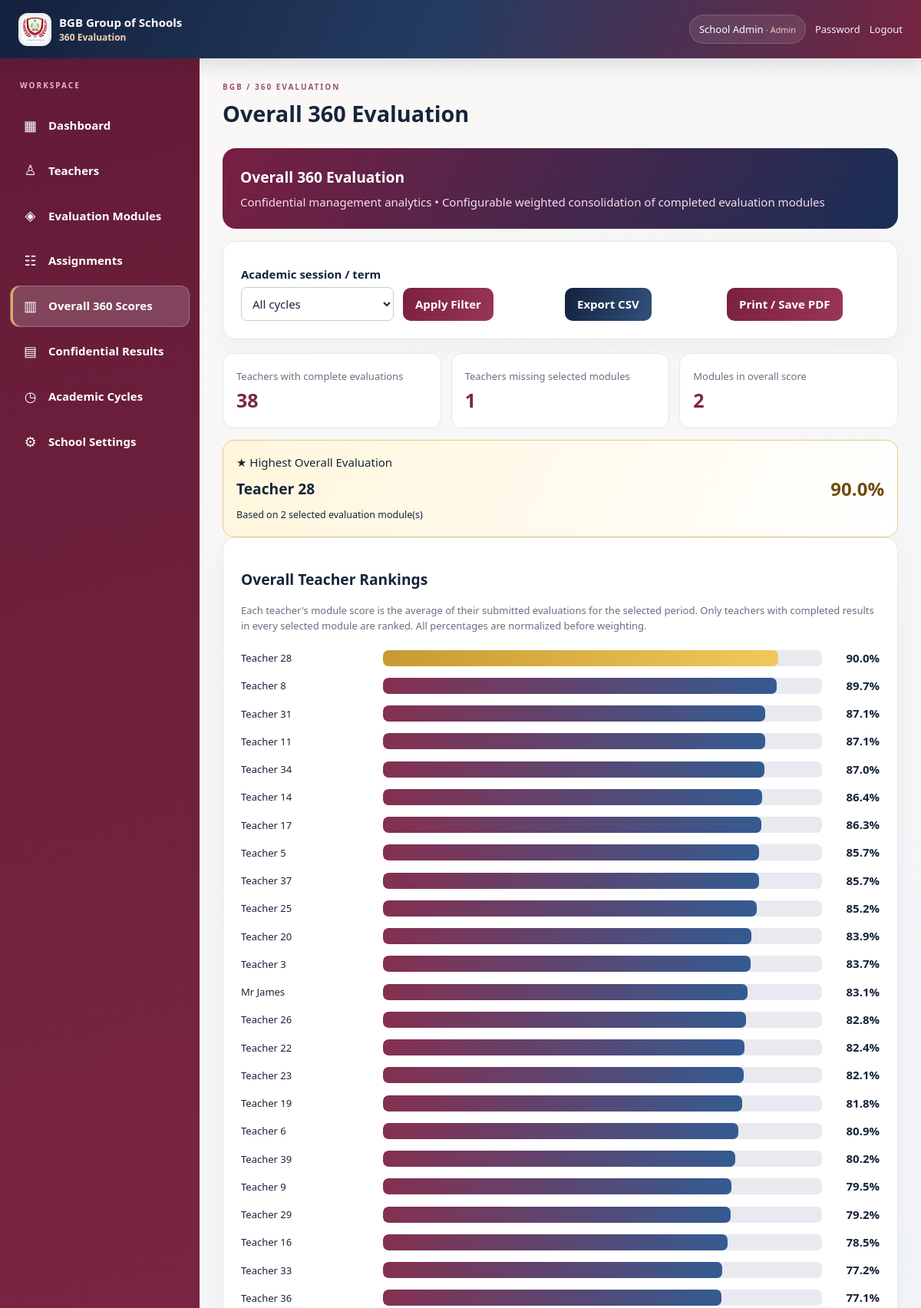
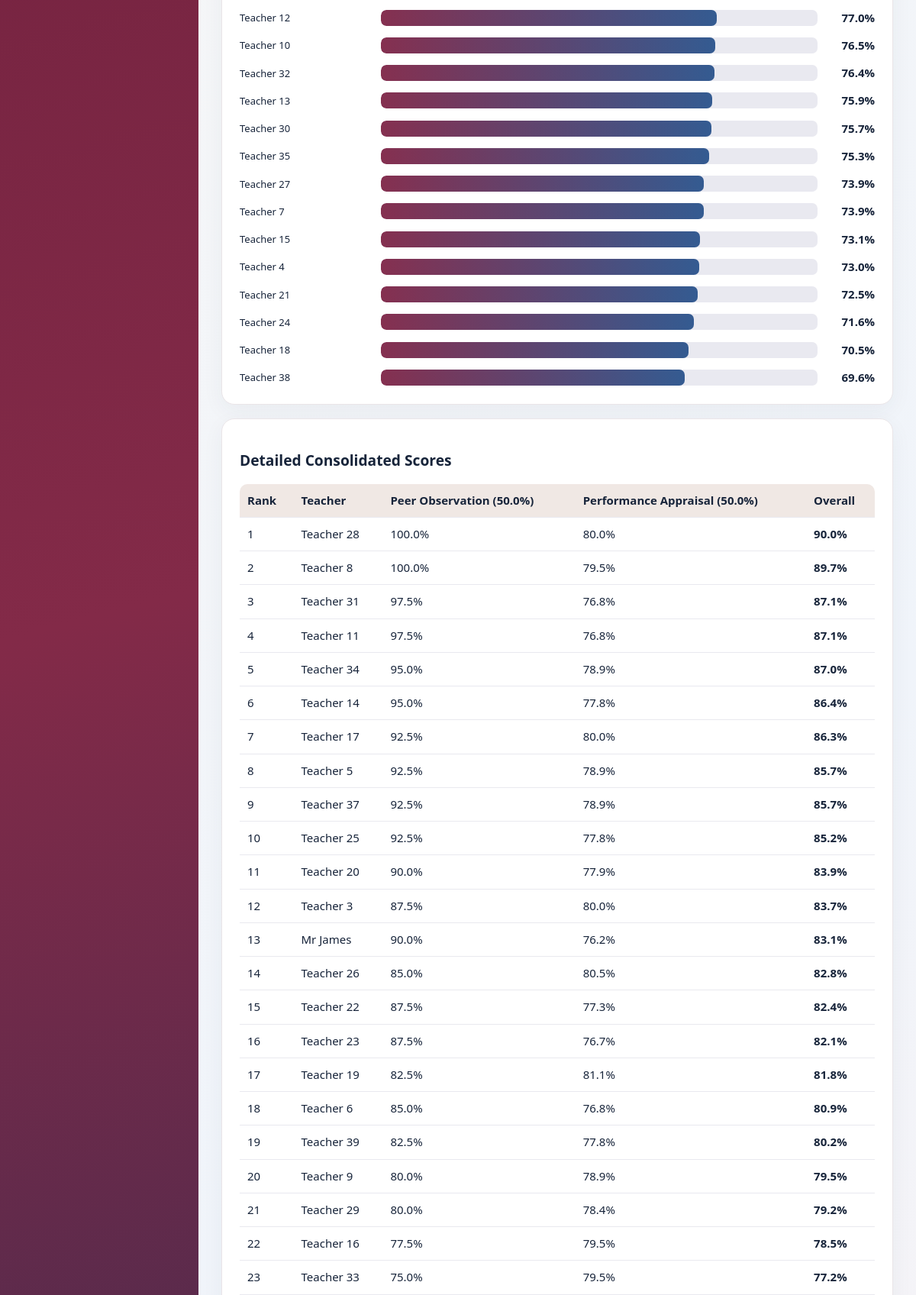
/management/consolidated.php (signed in, upper part), run on the app's committed database (2 pictures, top to bottom).
### tables this page shows
CREATE TABLE `modules` (
  `id` int NOT NULL,
  `name` varchar(150) NOT NULL,
  `slug` varchar(150) NOT NULL,
  `description` text,
  `evaluator_role` enum('teacher','supervisor','management','admin','public') NOT NULL DEFAULT 'teacher',
  `rating_direction` enum('high','low') NOT NULL DEFAULT 'high',
  `is_active` tinyint DEFAULT '0',
  `created_at` timestamp NULL DEFAULT CURRENT_TIMESTAMP
);

### management/consolidated.php (the view, shortened to what this page needs)
<?php
require __DIR__.'/../includes/core.php';
$modules=all("SELECT id,name,slug,is_active FROM modules WHERE id IN (SELECT DISTINCT module_id FROM assignments WHERE status='submitted') ORDER BY id");
$cycle=(int)($_GET['cycle']??0);
$settings=school_settings();
$stored=json_decode($settings['consolidation_weights']??'{}',true);if(!is_array($stored))$stored=[];
$enabled=json_decode($settings['consolidation_modules']??'[]',true);if(!is_array($enabled))$enabled=[];
$moduleIds=array_map(fn($m)=>(int)$m['id'],$modules);
$enabled=array_values(array_intersect(array_map('intval',$enabled),$moduleIds));
if(!$enabled)$enabled=$moduleIds;
$weights=[];foreach($modules as $m){$id=(int)$m['id'];$weights[$id]=isset($stored[$id])?max(0,min(100,(float)$stored[$id])):($m['slug']==='performance-appraisal'?50.0:($m['slug']==='peer-observation'?50.0:0.0));}
$sumSelected=array_sum(array_map(fn($id)=>$weights[$id]??0,$enabled));
$query="SELECT a.id,a.subject_id,a.module_id,u.name teacher_name FROM assignments a JOIN users u ON u.id=a.subject_id WHERE a.status='submitted' AND u.role='teacher'";
$params=[];if($cycle){$query.=' AND a.cycle_id=?';$params[]=$cycle;}
$records=all($query,$params);$people=[];
foreach($records as $r){$tid=(int)$r['subject_id'];$mid=(int)$r['module_id'];if(!in_array($mid,$enabled,true))continue;
 if(!isset($people[$tid]))$people[$tid]=['id'=>$tid,'name'=>$r['teacher_name'],'modules'=>[]];
 $score=score_assignment((int)$r['id']);$people[$tid]['modules'][$mid][]=(float)$score['weighted_percent'];
}
$rankings=[];$incomplete=0;
foreach($people as $person){$parts=[];$overall=0;$valid=$sumSelected>0;
 foreach($enabled as $mid){if(empty($person['modules'][$mid])){$valid=false;continue;}$avg=array_sum($person['modules'][$mid])/count($person['modules'][$mid]);$parts[$mid]=['score'=>$avg,'count'=>count($person['modules'][$mid])];$overall+=$avg*($weights[$mid]??0)/100;}
 if($valid){$rankings[]=['name'=>$person['name'],'id'=>$person['id'],'score'=>round($overall,2),'parts'=>$parts];}else $incomplete++;
}
usort($rankings,fn($a,$b)=>($b['score']<=>$a['score'])?:strcmp($a['name'],$b['name']));
ob_start();?>
<div class="overall-hero"><h2>Overall 360 Evaluation</h2><p>Confidential management analytics • Configurable weighted consolidation of completed evaluation modules</p></div>
<div class="card no-print"><form method="get" class="overall-filter"><div><label>Academic session / term</label><select name="cycle"><option value="0">All cycles</option><?php foreach($cycles as $c):?><option value="<?=$c['id']?>" <?=$cycle===(int)$c['id']?'selected':''?>><?=h($c['session_name'].' — '.$c['term'])?></option><?php endforeach;?></select></div><div><button type="submit">Apply Filter</button></div><div><a class="btn alt" href="?cycle=<?=$cycle?>&csv=1">Export CSV</a></div><div><button type="button" onclick="window.print()">Print / Save PDF</button></div></form></div>
<div class="overall-grid"><div class="overall-stat"><span>Teachers with complete evaluations</span><strong><?=count($rankings)?></strong></div><div class="overall-stat"><span>Teachers missing selected modules</span><strong><?=$incomplete?></strong></div><div class="overall-stat"><span>Modules in overall score</span><strong><?=count($enabled)?></strong></div></div>
<?php if($rankings && abs($sumSelected-100)<0.01):$top=$rankings[0];?><div class="overall-top"><div><span>★ Highest Overall Evaluation</span><h2 style="margin:7px 0"><?=h($top['name'])?></h2><small>Based on <?=count($enabled)?> selected evaluation module(s)</small></div><strong><?=number_format($top['score'],1)?>%</strong></div><?php endif;?>
<div class="card"><h2>Overall Teacher Rankings</h2><p class="overall-note">Each teacher's module score is the average of their submitted evaluations for the selected period. Only teachers with completed results in every selected module are ranked. All percentages are normalized before weighting.</p>
<?php if($rankings && abs($sumSelected-100)<0.01):?><div class="overall-chart" role="img" aria-label="Overall evaluation percentage comparison by teacher"><?php foreach(array_slice($rankings,0,40) as $r):?><div class="overall-row"><span class="overall-name" title="<?=h($r['name'])?>"><?=h($r['name'])?></span><div class="overall-track"><div class="overall-fill" style="width:<?=max(0,min(100,$r['score']))?>%"></div></div><span class="overall-score"><?=number_format($r['score'],1)?>%</span></div><?php endforeach;?></div><?php else:?><p>No eligible completed results yet, or configuration weights need correction.</p><?php endif;?></div>
<div class="card"><h2>Detailed Consolidated Scores</h2><div class="tablewrap"><table class="overall-table"><thead><tr><th>Rank</th><th>Teacher</th><?php foreach($modules as $m)if(in_array((int)$m['id'],$enabled,true)):?><th><?=h($m['name'])?> (<?=number_format($weights[(int)$m['id']],1)?>%)</th><?php endif;?><th>Overall</th></tr></thead><tbody><?php foreach($rankings as $i=>$r):?><tr><td><?=$i+1?></td><td><?=h($r['name'])?></td><?php foreach($modules as $m)if(in_array((int)$m['id'],$enabled,true)):?><td><?=number_format($r['parts'][(int)$m['id']]['score'],1)?>%</td><?php endif;?><td><strong><?=number_format($r['score'],1)?>%</strong></td></tr><?php endforeach;?></tbody></table></div></div>

### assets/css/style.css (style rules this page uses)
* { box-sizing:border-box }
body { margin:0;background:#f8f5ef;color:#1b2941;font:15px/1.55 system-ui,Arial,sans-serif }
a { color:#153d66 }
h2 { font-size:1.2rem }
.card { background:#fff;border:1px solid #e4ded4;border-radius:12px;padding:20px;margin:0 0 18px;box-shadow:0 3px 12px #18243a0a }
.btn,button { border:0;background:#70263c;color:white;padding:10px 16px;border-radius:8px;cursor:pointer;text-decoration:none;display:inline-block;font:inherit }
.btn.alt { background:#153d66 }
input,select,textarea { width:100%;border:1px solid #c7cbd1;border-radius:7px;padding:10px;font:inherit;background:#fff;color:#17273c }
label { display:block;font-weight:650;margin:8px 0 5px }
.tablewrap { overflow-x:auto }
table { border-collapse:collapse;width:100%;background:white }
td,th { border-bottom:1px solid #e5e6ea;text-align:left;padding:10px;vertical-align:top }
th { background:#f0e8e4 }
:root { --navy:#14213d;--maroon:#7b203e;--gold:#d6ae60;--cream:#faf8f5;--ink:#17243a }
body { background:linear-gradient(140deg,#faf8f5,#f0f4fa 65%,#faf3f4);color:var(--ink) }
.card { border:1px solid #eae5e8;border-radius:17px;padding:23px;box-shadow:0 8px 28px #2634530d;transition:box-shadow .2s,transform .2s }
.btn,button:not(.menu-toggle) { background:linear-gradient(110deg,#7b203e,#9a3657);border-radius:10px;font-weight:600;transition:transform .18s,box-shadow .18s }
.btn.alt { background:linear-gradient(110deg,#14213d,#31527d) }
html { width:100%;overflow-x:hidden;-webkit-text-size-adjust:100% }
body { min-width:0;width:100%;overflow-x:hidden }
.shell,main,.card,.grid,.formgrid,.actions { min-width:0 }
.card { max-width:100% }
.card h1,.card h2,.card h3 { overflow-wrap:break-word }
.tablewrap { display:block;width:100%;max-width:100%;overflow-x:auto;overflow-y:hidden;-webkit-overflow-scrolling:touch;overscroll-behavior-x:contain;border-radius:10px }
.tablewrap table { width:100%;min-width:650px;border-collapse:collapse;table-layout:auto }
.tablewrap th,.tablewrap td { white-space:nowrap;word-break:normal;overflow-wrap:normal;vertical-align:middle }
input,select,textarea { min-width:0;max-width:100% }

### management/consolidated.php (style rules this page uses)
.overall-hero { background:linear-gradient(115deg,#781f42,#192e56);color:#fff;border-radius:17px;padding:23px;margin-bottom:16px }
.overall-hero h2 { color:#fff;margin:0 0 6px }
.overall-hero p { color:#f4dfe9;margin:0 }
.overall-grid { display:grid;grid-template-columns:repeat(3,minmax(0,1fr));gap:13px;margin:15px 0 }
.overall-stat { background:#fff;border:1px solid #eee2e7;border-radius:14px;padding:17px }
.overall-stat strong { font-size:25px;color:#792744;display:block }
.overall-stat span { color:#687081;font-size:13px }
.overall-filter { display:flex;flex-wrap:wrap;align-items:end;gap:12px }
.overall-filter>* { flex:1 1 160px }
.overall-chart { display:grid;gap:13px;margin-top:20px }
.overall-row { display:grid;grid-template-columns:minmax(85px,175px) minmax(0,1fr) 65px;align-items:center;gap:10px }
.overall-track { height:21px;border-radius:7px;background:#e9e9f0;overflow:hidden }
.overall-fill { height:100%;background:linear-gradient(90deg,#853050,#345b91);border-radius:7px }
.overall-row:first-child .overall-fill { background:linear-gradient(90deg,#c69b32,#f0c85b) }
.overall-name { font-size:13px;overflow:hidden;text-overflow:ellipsis;white-space:nowrap }
.overall-score { text-align:right;font-weight:700 }
.overall-top { background:linear-gradient(115deg,#fff6db,#fff);border:1px solid #e6cc86;border-radius:15px;padding:17px;display:flex;justify-content:space-between;gap:15px;align-items:center }
.overall-top strong { font-size:24px;color:#704c0a }
.overall-table { width:100%;border-collapse:collapse }
.overall-table th,.overall-table td { padding:10px;border-bottom:1px solid #e9e9ef;text-align:left }
.overall-table th { white-space:nowrap }
.overall-note { color:#657080;font-size:13px }

### data on the page
modules: name "Peer Observation", id "50.0", id "100.0", id "97.5", id "95.0", id "92.5", id "90.0", id "87.5", id "85.0", id "82.5", id "80.0", id "77.5", id "75.0"
modules: name "Performance Appraisal", id "50.0", id "80.0", id "79.5", id "76.8", id "78.9", id "77.8", id "77.9", id "76.2", id "80.5", id "77.3", id "76.7", id "81.1", id "78.4"

### other printed values
$school['school_name'] "BGB Group of Schools"
$u['name'] "School Admin"
$role "Admin"
$item[1] "▦"
$item[0] "Dashboard"
$item[1] "♙"
$item[0] "Teachers"
$item[1] "◈"
$item[0] "Evaluation Modules"
$item[1] "☷"
$item[0] "Assignments"
$item[1] "▥"
$item[0] "Overall 360 Scores"
$item[1] "▤"
$item[0] "Confidential Results"
